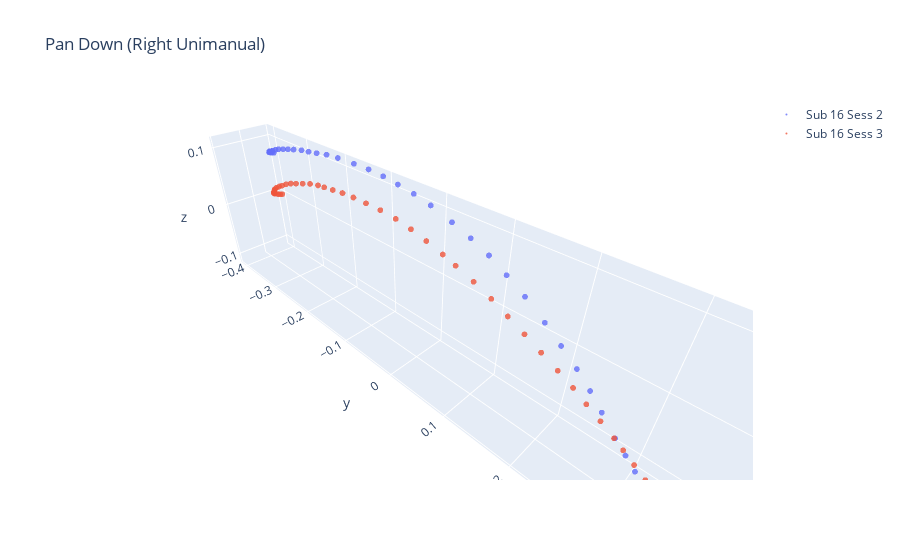

The cell this chart's notebook holds for it:
### Markdown cell above
Overview: Plots two strokes at the origin of the same figure

Details:
    - Currently only works with unimanual right controller strokes.
        - Test data: Sub 16 Sess 2 & 3 for pan down
    - Only traces the first trial.
    - Only plots the right controller's data points.

Requirements: 
    - Must edit variables 'path1' and 'path2' to your own path of two data files

### Code cell
#Removes rows where none of the triggers are being pulled and all trials that are not the specified trial
def drop_df(df, trial_num):
    df.drop(df[(df['trigger_pull_amount_left'] == 0) & (df['trigger_pull_amount_right'] == 0)].index, inplace=True)
    df.drop(df[(df['gesture_counter_UI']) != trial_num].index, inplace=True)
    df.reset_index(drop=True, inplace=True)

#Edit here
path1 = 'C:\\Users\\katie\\Desktop\\cpsc\\VRelax\\gestureInterface\\CleanedData\\Sub16\\Freeform_Sub16_Sess2\\cleaned_session_F_PanDown_subjID_16_06-15-23_10-53-50.csv'
path2 = 'C:\\Users\\katie\\Desktop\\cpsc\\VRelax\\gestureInterface\\CleanedData\\Sub16\\Freeform_Sub16_Sess3\\cleaned_session_F_PanDown_subjID_16_06-20-23_10-46-47.csv'

df1 = pd.read_csv(path1)
df2 = pd.read_csv(path2)

drop_df(df1, 1)
drop_df(df2, 1)

fig = go.Figure()

#List of X, Y, Z points that make up the original strokes.
x_original_1 = np.array(df1['r_controller_translation_x'])
y_original_1 = np.array(df1['r_controller_translation_y'])
z_original_1 = np.array(df1['r_controller_translation_z'])
x_original_2 = np.array(df2['r_controller_translation_x'])
y_original_2 = np.array(df2['r_controller_translation_y'])
z_original_2 = np.array(df2['r_controller_translation_z'])

'''Smoothing the curve'''
# The number of control points and knots
k = 3  # degree of the B-spline
t1 = np.linspace(0, 1, len(x_original_1))
t2 = np.linspace(0, 1, len(x_original_2))

# Create the B-spline representation for each dimension
spl_x1 = make_interp_spline(t1, x_original_1, k=k)
spl_y1 = make_interp_spline(t1, y_original_1, k=k)
spl_z1 = make_interp_spline(t1, z_original_1, k=k)
spl_x2 = make_interp_spline(t2, x_original_2, k=k)
spl_y2 = make_interp_spline(t2, y_original_2, k=k)
spl_z2 = make_interp_spline(t2, z_original_2, k=k)

# Evaluate the B-spline over a dense set of points for a smooth trajectory
dense_t1 = np.linspace(0, 1, 5 * len(x_original_1))  # points in the smoothed curve; can be adjusted
dense_t2 = np.linspace(0, 1, 5 * len(x_original_2))

#List of all points on smoothed curve (5 * original length)
x_smoothed_1 = spl_x1(dense_t1)
y_smoothed_1 = spl_y1(dense_t1)
z_smoothed_1 = spl_z1(dense_t1)
x_smoothed_2 = spl_x2(dense_t2)
y_smoothed_2 = spl_y2(dense_t2)
z_smoothed_2 = spl_z2(dense_t2)

'''Extracting 50 points from the smoothed curve, which contains five times the original length'''
x_fifty_smoothed_1 = []
y_fifty_smoothed_1 = []
z_fifty_smoothed_1 = []
x_fifty_smoothed_2 = []
y_fifty_smoothed_2 = []
z_fifty_smoothed_2 = []

#Get 50 points from the original smoothed curve data point list and add it to the above

#You can delete this part later but I'm just commenting this so the code makes more sense.
#Each list has a different number of data points so to get 50 data points from each list 
#that are about equidistant from each other, you divide the total length (on average, smoothed 
#curve has about 250) by 50, which gets you the distance between each data point,
#hence distance_between_pts variable. So you collect every nth data point which will get you about 50.
#The if statements are just to ensure that there are 50 data points.
dist_between_pts = len(x_smoothed_1) / 50
curr_index = 0.0
for index in range(len(x_smoothed_1)):
    if dist_between_pts <= 0:
        continue
    if (index != int(curr_index)) :
        continue
    if len(x_fifty_smoothed_1) == 50:
        continue
    x_fifty_smoothed_1.append(x_smoothed_1[index])
    y_fifty_smoothed_1.append(y_smoothed_1[index])
    z_fifty_smoothed_1.append(z_smoothed_1[index])
    curr_index += dist_between_pts

dist_between_pts = len(x_smoothed_2) / 50
curr_index = 0.0
for index in range(len(x_smoothed_2)):
    if dist_between_pts <= 0:
        continue
    if (index != int(curr_index)) :
        continue
    if len(x_fifty_smoothed_2) == 50:
        continue
    x_fifty_smoothed_2.append(x_smoothed_2[index])
    y_fifty_smoothed_2.append(y_smoothed_2[index])
    z_fifty_smoothed_2.append(z_smoothed_2[index])
    curr_index += dist_between_pts

'''Moving the strokes the origin based on bounding box'''
#Calculate bounding box for centering
center1 = ((np.max(x_fifty_smoothed_1) + np.min(x_fifty_smoothed_1))/2, 
           (np.max(y_fifty_smoothed_1) + np.min(y_fifty_smoothed_1))/2, 
           (np.max(z_fifty_smoothed_1) + np.min(z_fifty_smoothed_1))/2)
center2 = ((np.max(x_fifty_smoothed_2) + np.min(x_fifty_smoothed_2))/2, 
           (np.max(y_fifty_smoothed_2) + np.min(y_fifty_smoothed_2))/2, 
           (np.max(z_fifty_smoothed_2) + np.min(z_fifty_smoothed_2))/2)

#List of 50 points on smoothed curve centered at the origin
x_centered_smooth_1 = [val - center1[0] for val in x_fifty_smoothed_1]
y_centered_smooth_1 = [val - center1[1] for val in y_fifty_smoothed_1]
z_centered_smooth_1 = [val - center1[2] for val in z_fifty_smoothed_1]
x_centered_smooth_2 = [val - center2[0] for val in x_fifty_smoothed_2]
y_centered_smooth_2 = [val - center2[1] for val in y_fifty_smoothed_2]
z_centered_smooth_2 = [val - center2[2] for val in z_fifty_smoothed_2]

'''Plotting the strokes on the figures'''
# Draw traces
fig.add_trace(go.Scatter3d(
    x = x_centered_smooth_1,
    y = y_centered_smooth_1,
    z = z_centered_smooth_1,
    mode='markers',
    marker=dict(
        size=2,
        colorscale='sunset_r',  # colorscale
        opacity=0.8,
    ),
    name='Sub 16 Sess 2',
    showlegend=True)
)
fig.add_trace(go.Scatter3d(
    x = x_centered_smooth_2,
    y = y_centered_smooth_2,
    z = z_centered_smooth_2,
    mode='markers',
    marker=dict(
        size=2,
        colorscale='viridis',  # colorscale
        opacity=0.8,
    ),
    name='Sub 16 Sess 3',
    showlegend=True)
)
fig.update_layout(
    title_text='Pan Down (Right Unimanual)', 
    scene_aspectmode='data'
)
fig.show()

### Figure 1 — Plotly figure (JSON) as saved in the notebook; plotly's stock layout.template omitted (floating-point values rounded to 4 significant figures)
{"data": [{"marker": {"colorscale": [[0, "rgb(92, 83, 165)"], [0.1667, "rgb(160, 89, 160)"], [0.3333, "rgb(206, 102, 147)"], [0.5, "rgb(235, 127, 134)"], [0.6667, "rgb(248, 160, 126)"], [0.8333, "rgb(250, 196, 132)"], [1, "rgb(243, 231, 155)"]], "opacity": 0.8, "size": 2}, "mode": "markers", "name": "Sub 16 Sess 2", "showlegend": true, "type": "scatter3d", "x": [0.04907, 0.04808, 0.04712, 0.04514, 0.04414, 0.04174, 0.03875, 0.0358, 0.03285, 0.02989, 0.02635, 0.0234, 0.02041, 0.01759, 0.01418, 0.006923, 0.0007014, -0.005998, -0.01183, -0.01751, -0.02328, -0.02833, -0.03281, -0.03663, -0.04066, -0.04486, -0.04722, -0.04862, -0.04907, -0.04848, -0.0473, -0.04694, -0.04642, -0.04455, -0.04318, -0.04242, -0.04025, -0.03909, -0.03815, -0.03717, -0.0361, -0.03592, -0.03596, -0.03505, -0.03397, -0.03399, -0.03294, -0.03397, -0.03393, -0.03393], "y": [0.396, 0.3931, 0.3901, 0.3872, 0.3823, 0.3763, 0.3693, 0.3623, 0.3533, 0.3445, 0.3336, 0.3222, 0.3093, 0.2965, 0.2822, 0.2617, 0.2434, 0.2229, 0.199, 0.1736, 0.1426, 0.1131, 0.08378, 0.05309, 0.01978, -0.01976, -0.05234, -0.08382, -0.1135, -0.1434, -0.1746, -0.2121, -0.24, -0.2638, -0.2843, -0.3033, -0.324, -0.34, -0.3541, -0.3674, -0.377, -0.3866, -0.3917, -0.3948, -0.3959, -0.396, -0.3949, -0.3918, -0.3868, -0.3809], "z": [-0.1111, -0.1101, -0.1081, -0.1052, -0.1004, -0.09438, -0.08843, -0.08247, -0.07552, -0.06867, -0.05999, -0.05119, -0.04326, -0.03434, -0.02527, -0.01171, -0.0002207, 0.01073, 0.02294, 0.03588, 0.05074, 0.0626, 0.07373, 0.08259, 0.08996, 0.09774, 0.1025, 0.1056, 0.1087, 0.1107, 0.1111, 0.1103, 0.1087, 0.1059, 0.1035, 0.1018, 0.09851, 0.09552, 0.09258, 0.08962, 0.08668, 0.0831, 0.08106, 0.07998, 0.07999, 0.07904, 0.07895, 0.07897, 0.07998, 0.08097]}, {"marker": {"colorscale": [[0, "#440154"], [0.1111, "#482878"], [0.2222, "#3e4989"], [0.3333, "#31688e"], [0.4444, "#26828e"], [0.5556, "#1f9e89"], [0.6667, "#35b779"], [0.7778, "#6ece58"], [0.8889, "#b5de2b"], [1, "#fde725"]], "opacity": 0.8, "size": 2}, "mode": "markers", "name": "Sub 16 Sess 3", "showlegend": true, "type": "scatter3d", "x": [0.02995, 0.02903, 0.02683, 0.02455, 0.02303, 0.0223, 0.02096, 0.01956, 0.01889, 0.01811, 0.01748, 0.01678, 0.01594, 0.01433, 0.0133, 0.0126, 0.01184, 0.01107, 0.009479, 0.008439, 0.007499, 0.006245, 0.00467, 0.002981, 0.001756, 0.001954, 0.002851, 0.002598, 0.001357, -0.0004118, -0.002805, -0.004307, -0.005195, -0.00502, -0.004976, -0.005654, -0.006418, -0.007384, -0.009024, -0.0106, -0.01215, -0.01333, -0.0149, -0.01648, -0.01798, -0.01974, -0.02228, -0.02545, -0.02808, -0.02995], "y": [0.3785, 0.3751, 0.3697, 0.3616, 0.3512, 0.3427, 0.3324, 0.3196, 0.3063, 0.293, 0.282, 0.2655, 0.2482, 0.2312, 0.2119, 0.1905, 0.1683, 0.1456, 0.1217, 0.09591, 0.06875, 0.04817, 0.02069, -0.006584, -0.03433, -0.06254, -0.08932, -0.1153, -0.1409, -0.1657, -0.19, -0.208, -0.2306, -0.2514, -0.2711, -0.2888, -0.3056, -0.3215, -0.3354, -0.3483, -0.3579, -0.3625, -0.3671, -0.3727, -0.3765, -0.3781, -0.3785, -0.3761, -0.3732, -0.3692], "z": [-0.09347, -0.08763, -0.07986, -0.07334, -0.06794, -0.06104, -0.05403, -0.04645, -0.03766, -0.02909, -0.02227, -0.01268, -0.003349, 0.005245, 0.0143, 0.02415, 0.03444, 0.04462, 0.05416, 0.06316, 0.07126, 0.07645, 0.08231, 0.08694, 0.09036, 0.09253, 0.09347, 0.09331, 0.09142, 0.08787, 0.08393, 0.08116, 0.07669, 0.07101, 0.0655, 0.06026, 0.05382, 0.04678, 0.04062, 0.03433, 0.02838, 0.02473, 0.02089, 0.01685, 0.01382, 0.0119, 0.01044, 0.00963, 0.009371, 0.01004]}], "layout": {"scene": {"aspectmode": "data"}, "title": {"text": "Pan Down (Right Unimanual)"}}}
